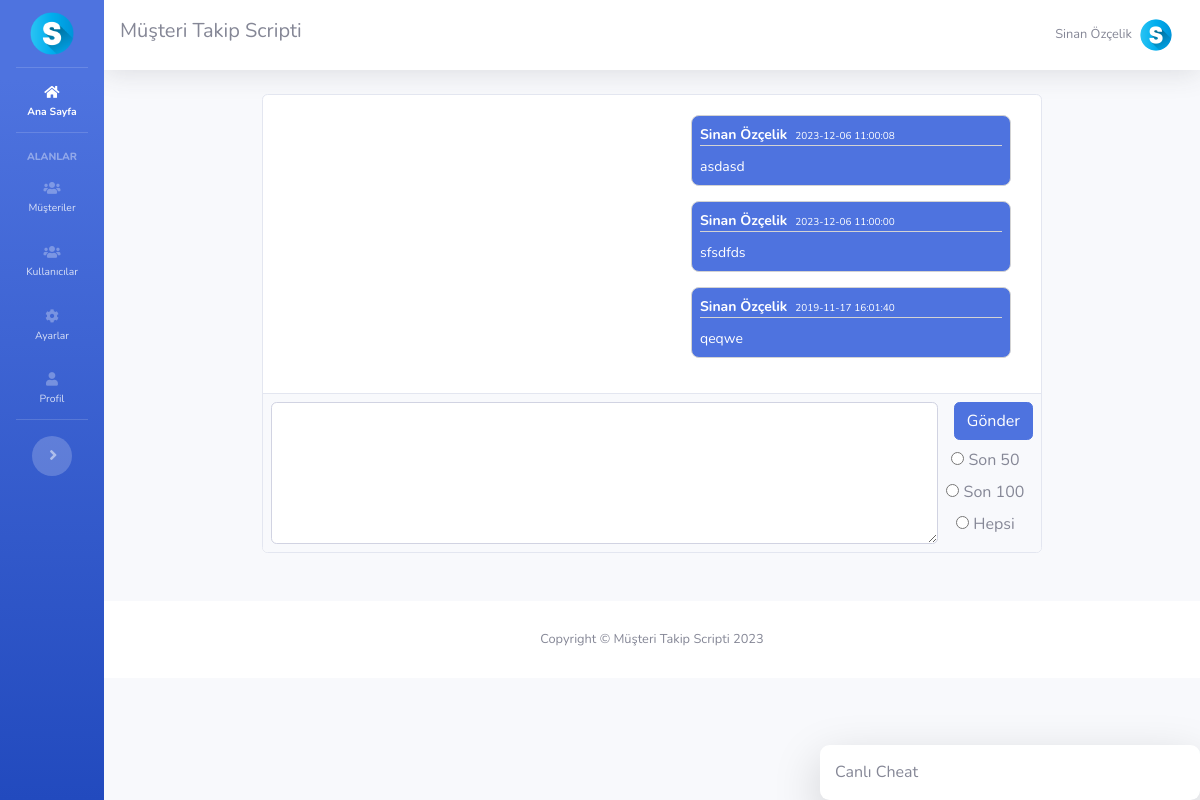
Screenshot of /chat.php (signed in) with the database file from the repository.
### tables this page shows
CREATE TABLE `ayarlar` (
  `id` int(11) NOT NULL,
  `site_logo` varchar(400) DEFAULT NULL,
  `site_baslik` varchar(350) DEFAULT NULL,
  `site_aciklama` varchar(300) DEFAULT NULL,
  `site_link` varchar(100) DEFAULT NULL,
  `site_sahip_mail` varchar(100) DEFAULT NULL,
  `site_mail_host` varchar(100) DEFAULT NULL,
  `site_mail_mail` varchar(100) DEFAULT NULL,
  `site_mail_port` int(11) DEFAULT NULL,
  `site_mail_sifre` varchar(100) DEFAULT NULL
);

CREATE TABLE `mesajlar` (
  `mesaj_id` int(11) NOT NULL,
  `mesaj_gonderen` int(11) DEFAULT NULL,
  `mesaj_detay` text DEFAULT NULL,
  `mesaj_eklenme_tarih` datetime NOT NULL DEFAULT current_timestamp()
);

CREATE TABLE `kullanicilar` (
  `kul_id` int(11) NOT NULL,
  `kul_isim` varchar(200) DEFAULT NULL,
  `kul_mail` varchar(200) DEFAULT NULL,
  `kul_sifre` varchar(100) DEFAULT NULL,
  `kul_telefon` varchar(100) DEFAULT NULL,
  `kul_yetki` int(11) NOT NULL DEFAULT 0
);

### islemler/baglan.php (called while the page is built, shortened)
<?php
$host = "localhost";
$veritabani_ismi = "musteritakip";
$kullanici_adi = "root";
$sifre = "";
try {
	$db = new PDO("mysql:host=$host;dbname=$veritabani_ismi;charset=utf8", $kullanici_adi, $sifre);
} catch (PDOException $e) {
	echo $e->getmessage();
}
$sorgu = $db->prepare("SELECT * FROM ayarlar");
$sorgu->execute();
$ayarcek = $sorgu->fetch(PDO::FETCH_ASSOC);
?>

### fonksiyonlar.php (called while the page is built, shortened)
<?php
function yetkikontrol() {
	if($_SESSION['kul_yetki'] == 1) {
		return TRUE;
	} else {
		return FALSE;
	}
}
?>

### liste.php (the view, shortened to what this page needs)
<?php
require_once 'islemler/baglan.php';
require_once 'fonksiyonlar.php';
if(isset($_GET['sayi'])) {
	if($_GET['sayi'] == "son50") {
		$eksorgu = 50;
	} elseif($_GET['sayi'] == "son100") {
		$eksorgu = 100;
	} else {
		$eksorgu = 10000000000;
	}
} else {
	$eksorgu = 50;
}
$sorgu = $db->prepare("SELECT mesajlar.*,kullanicilar.kul_isim FROM mesajlar LEFT JOIN kullanicilar ON kullanicilar.kul_id=mesajlar.mesaj_gonderen ORDER BY mesaj_id DESC LIMIT 0,$eksorgu");
$sorgu->execute();
$mesajlar = $sorgu->fetchAll(PDO::FETCH_ASSOC);
?>
<?php foreach($mesajlar as $key => $mesaj): ?>
	<div <?php if($mesaj['mesaj_gonderen'] == $_SESSION['kul_id']): ?>
			style="background-color: #4e73df; color: white; font-size: 14px;" class="mesaj ml-auto" <?php else: ?> class="mesaj"
		<?php endif ?>>
		<div class="container-fluid p-0">
			<div class="row">
				<div class="col-md-12">
					<div style="border-bottom: 1px solid lightgray; margin-bottom: 10px">
						<span>
							<b>
								<?php echo $mesaj['kul_isim'] ?>
							</b>
						</span>
						<span class="ml-1 tarih-alani">
							<?php echo $mesaj['mesaj_eklenme_tarih'] ?>
						</span>
					</div>
				</div>
			</div>
			<div class="row">
				<div class="col-md-12">
					<p class="mb-0">
						<?php echo $mesaj['mesaj_detay'] ?>
					</p>
				</div>
			</div>
		</div>
	</div>
<?php endforeach ?>

### header.php (shortened to what this page needs)
<?php
include 'islemler/baglan.php';
include 'fonksiyonlar.php';
?>
<!DOCTYPE html>
<html lang="tr">
<head>
  <link href="vendor/fontawesome-free/css/all.min.css" rel="stylesheet" type="text/css">
  <link href="css/sb-admin-2.min.css" rel="stylesheet">
  <link rel="stylesheet" href="css/chatstyle.css">
</head>
<body id="page-top">
  <div id="wrapper">
    <ul class="navbar-nav bg-gradient-primary sidebar sidebar-dark accordion" id="accordionSidebar">
      <li class="nav-item">
        <a class="nav-link text-center" href="index.php">
          <img src="dosyalar/<?php echo $ayarcek['site_logo'] ?>" style="width: 60%; height: auto;">
        </a>
      </li>
      <hr class="sidebar-divider my-0">
      <li class="nav-item active">
        <a class="nav-link" href="index.php">
          <i class="fas fa-home"></i>
          <span>Ana Sayfa</span></a>
      </li>
      <hr class="sidebar-divider">
      <div class="sidebar-heading">
        Alanlar
      </div>
      <li class="nav-item">
        <a class="nav-link collapsed" href="#" data-toggle="collapse" data-target="#collapseTwo" aria-expanded="true"
          aria-controls="collapseTwo">
          <i class="fas fa-users"></i>
          <span>Müşteriler</span>
        </a>
      </li>
      <?php if(yetkikontrol()): ?>
        <li class="nav-item">
          <a class="nav-link collapsed" href="#" data-toggle="collapse" data-target="#kullanicimeby" aria-expanded="true"
            aria-controls="kullanicimeby">
            <i class="fas fa-users"></i>
            <span>Kullanıcılar</span>
          </a>
        </li>
      <?php endif ?>
      <li class="nav-item">
        <a class="nav-link" href="ayarlar.php">
          <i class="fas fa-cog"></i>
          <span>Ayarlar</span></a>
      </li>
      <li class="nav-item">
        <a class="nav-link" href="profil.php">
          <i class="fas fa-user"></i>
          <span>Profil</span></a>
      </li>
      <hr class="sidebar-divider d-none d-md-block">
      <div class="text-center d-none d-md-inline">
        <button class="rounded-circle border-0" id="sidebarToggle"></button>
      </div>
    </ul>
    <div id="content-wrapper" class="d-flex flex-column">
      <div id="content">
        <nav class="navbar navbar-expand navbar-light bg-white topbar mb-4 static-top shadow">
          <h5>
            <?php echo $ayarcek['site_baslik'] ?>
          </h5>
          <ul class="navbar-nav ml-auto">
            <li class="nav-item dropdown no-arrow">
              <a class="nav-link dropdown-toggle" href="#" id="userDropdown" role="button" data-toggle="dropdown"
                aria-haspopup="true" aria-expanded="false">
                <span class="mr-2 d-none d-lg-inline text-gray-600 small">
                  <?php echo $_SESSION['kul_isim'] ?>
                </span>
                <img class="img-profile rounded-circle" src="dosyalar/<?php echo $ayarcek['site_logo'] ?>">
              </a>
            </li>
          </ul>
        </nav>

### footer.php (shortened to what this page needs)
<div id="chat-sag" class="shadow-lg">
  <div class="d-flex justify-content-between" style="margin: -15px;">
    <div class="mb-3 mesaj-gorunurluk" style="width: 100%; height: 100%; padding: 15px;">Canlı Cheat</div>
  </div>
      <?php include_once 'liste.php' ?>
</div>
<footer class="sticky-footer bg-white">
  <div class="container my-auto">
    <div class="copyright text-center my-auto">
      <span>Copyright &copy; <?php echo $ayarcek['site_baslik'] ?> <?php echo date("Y"); ?> </span>
    </div>
  </div>
</footer>
</div>
</div>
</body>
</html>

### css/chatstyle.css (style rules this page uses)
.mesaj { border: 1px solid lightgray; border-radius: 0.5rem; margin-bottom: 15px; word-wrap: break-word; padding: 0.5rem; padding-left: 0.5rem; padding-right: 0.5rem; width: fit-content; min-width: 320px; margin-right: 10px; }
#chat-sag { position: fixed; bottom: 0; right: 0; width: 380px; background-color: white; padding: 15px; padding-right: 0; padding-bottom: 0; border-radius: 0.6rem; z-index: 99; }
.tarih-alani { font-size: 10px !important; }

### rows the page displays
ayarlar: site_logo (picture), site_baslik "Müşteri Takip Scripti"
mesajlar: kullanicilar.kul_isim "Sinan Özçelik", mesaj_eklenme_tarih "2023-12-06 11:00:08", mesaj_detay "asdasd"
mesajlar: kullanicilar.kul_isim "Sinan Özçelik", mesaj_eklenme_tarih "2023-12-06 11:00:00", mesaj_detay "sfsdfds"
mesajlar: kullanicilar.kul_isim "Sinan Özçelik", mesaj_eklenme_tarih "2019-11-17 16:01:40", mesaj_detay "qeqwe"

### other values shown
$_SESSION['kul_isim'] "Sinan Özçelik"
